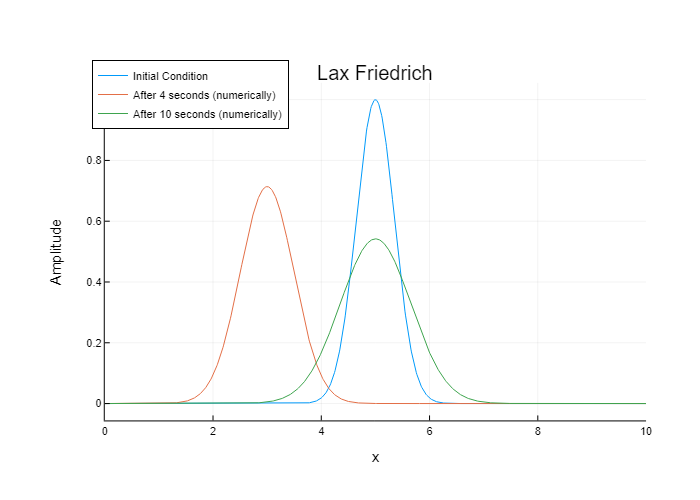

The script that drew this image:
using Plots
plotly(ticks=:native) # Allow to zoom and will adjust the grid

function LF(u, c)
    v = copy(u)
    v[1]=(u[2]+u[end])/2-(c/2)*(u[2]-u[end])
    v[2:end-1] .=((u[3:end] .+ u[1:end-2]) ./ 2) .- (c/2) .* (u[3:end] .- u[1:end-2])
    v[end]=(u[1]+u[end-1])/2-(c/2)*(u[1]-u[end-1])
    return v
end

# Define the grid parameters
L = 10.0   # Length of the domain in the x direction 
Δx = 0.01  # Grid spacing in the x direction 
Nx = Int(L / Δx)   # Number of grid points in the x direction
c = 0.5   # Courant Numbers

# Define the physical parameters
α = 2   # Speed of Propagation

# Define the simulation parameters
sim_time = 4   # Total simulation time 
Δt = round(c * Δx / α, digits=4)  # time step size 
num_time_step = round(sim_time / Δt)   # Number of time steps

# Define the initial condition
x_values = range(0, stop=L, length=Nx)
u = exp.(-4 .* (x_values .- 5) .^ 2)
# Plot the initial condition
plot(xlabel="x", ylabel="Amplitude",title="Lax Friedrich",legend=:topleft, grid=true)
plot!(x_values, u, label="Initial Condition")

# Run the simulation
for j in 1:num_time_step
    global u = LF(u, c)
end

# Numerical
plot!(x_values, u, label="After $(sim_time) seconds (numerically)")

# Define the simulation parameters
sim_time_2 = 6   # Total simulation time 
num_time_step_2 = round(sim_time_2 / Δt)   # Number of time steps

# Run the simulation
for j in 1:num_time_step_2
    global u = LF(u,c)
end

# Numerical
plot!(x_values, u, label="After $(sim_time+sim_time_2) seconds (numerically)")
png("Lax Friedrichs")
